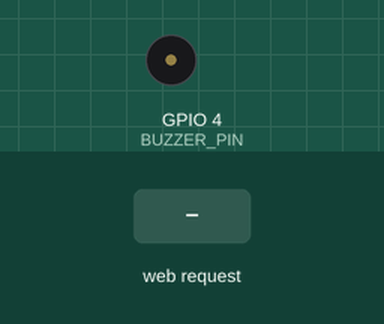
Bench run of a sketch on a simulated ESP32. Parts: buzzer (waves = sounding, pin HIGH). The inputs (shaded band) are chosen by the test bench. WiFi joins after 1.5 s; servers stay silent unless stated; what the sketch prints to the serial monitor is not drawn.

Above: at 2.7 s.
2.8 s: HTTP request GET /status?state=UNKNOWN received
At 3.2 s:
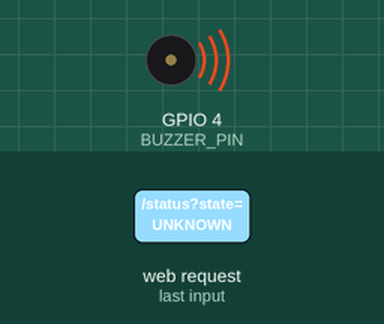
4.3 s: HTTP request GET /status?state=1 received
At 5.6 s:
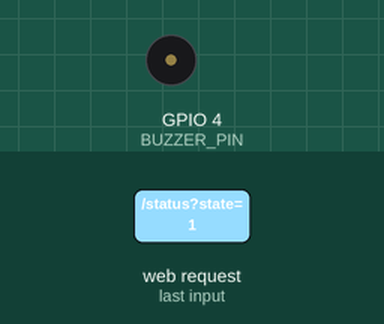
Timing chart, 0 to 7.3 s (numbered marks = the images above; inputs shaded):
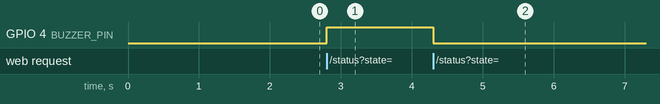

Measured:
- after the input at 2.8 s, GPIO 4 (BUZZER_PIN): LOW → HIGH at once
- after the input at 4.3 s, GPIO 4 (BUZZER_PIN): HIGH → LOW at once

The sketch:

face_security.ino
```cpp
/*
  Face Security System - ESP32 firmware

  Receives the security status from the laptop over Wi-Fi (HTTP) and
  drives a buzzer accordingly. The ESP32 does no face recognition -
  it only reacts to the command it is given.

  Supported commands (GET /status?state=...):
    AUTHORIZED  -> buzzer OFF
    UNKNOWN     -> buzzer ON
    NO_FACE     -> buzzer OFF
    RESET       -> buzzer OFF

  GET /ping -> used by the laptop app to check the ESP32 is reachable.
*/
#include <WiFi.h>
#include <WebServer.h>

// Update these to match the Wi‑Fi network your ESP32 should join.
// If you do not want to edit the source every time, set these at compile time.
#ifndef WIFI_SSID
#define WIFI_SSID "YOUR_WIFI_SSID"
#endif
#ifndef WIFI_PASSWORD
#define WIFI_PASSWORD "YOUR_WIFI_PASSWORD"
#endif

// Configurable GPIO - change this to match your wiring.
const int BUZZER_PIN = 4;

WebServer server(80);

void setBuzzer(const String& state) {
  if (state == "UNKNOWN") {
    Serial.println("Buzzer ON (UNKNOWN state)");
    digitalWrite(BUZZER_PIN, HIGH);
  } else {
    // AUTHORIZED, NO_FACE, RESET, or anything unrecognized -> OFF (fail-safe)
    Serial.println("Buzzer OFF (" + state + ")");
    digitalWrite(BUZZER_PIN, LOW);
  }
}

void handleStatus() {
  if (!server.hasArg("state")) {
    server.send(400, "text/plain", "Missing 'state' parameter");
    return;
  }
  String state = server.arg("state");
  Serial.println("Received status: " + state);
  setBuzzer(state);
  server.send(200, "text/plain", "OK");
}

void handlePing() {
  server.send(200, "text/plain", "OK");
}

void setup() {
  Serial.begin(115200);
  pinMode(BUZZER_PIN, OUTPUT);
  digitalWrite(BUZZER_PIN, LOW);

  WiFi.begin(WIFI_SSID, WIFI_PASSWORD);
  Serial.print("Connecting to WiFi");
  while (WiFi.status() != WL_CONNECTED) {
    delay(500);
    Serial.print(".");
  }
  Serial.println();
  Serial.print("Connected! ESP32 IP address: ");
  Serial.println(WiFi.localIP());

  server.on("/status", handleStatus);
  server.on("/ping", handlePing);
  server.begin();
  Serial.println("HTTP server started");
}

void loop() {
  server.handleClient();
}
```
